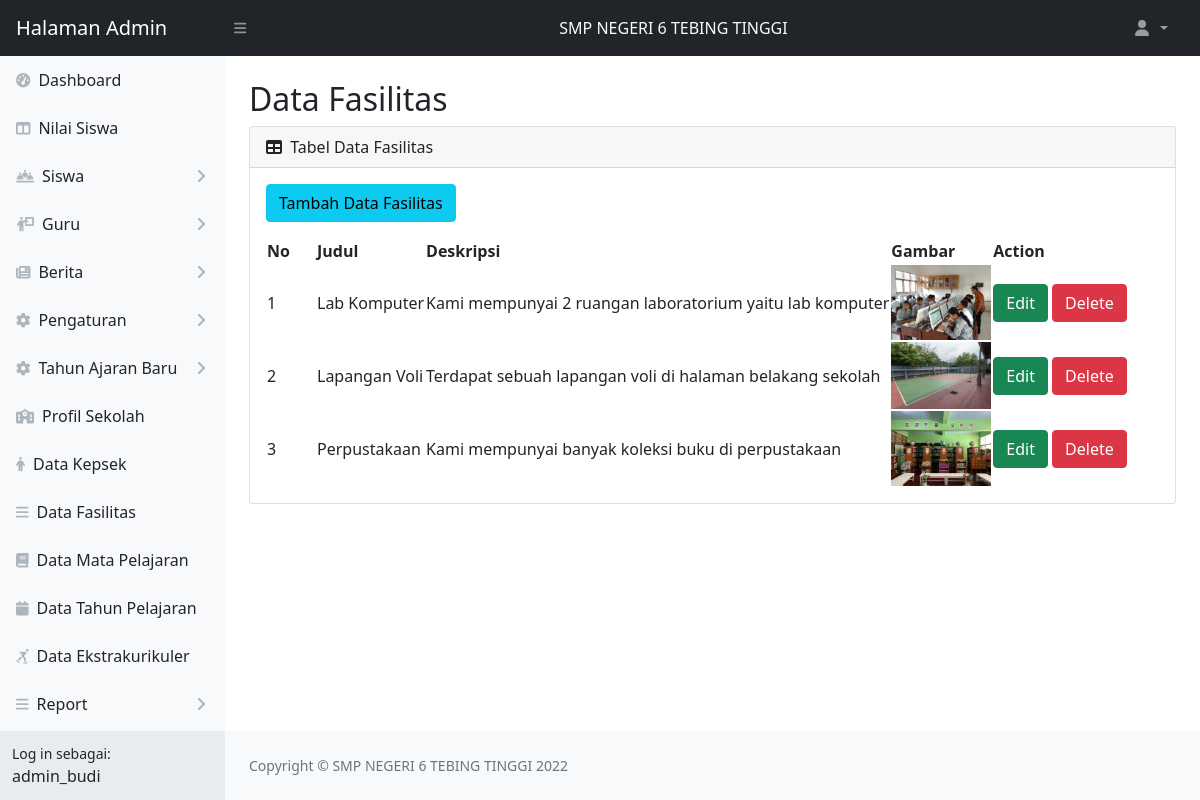
Page /web_app/admin/tabel-fasilitas.php (signed in) on the committed database.
### tables this page shows
CREATE TABLE `akun_admin` (
  `admin_id` int(11) NOT NULL,
  `username` varchar(15) NOT NULL,
  `nama_lengkap` varchar(50) NOT NULL,
  `password` varchar(60) NOT NULL
);

CREATE TABLE `fasilitas` (
  `id` int(11) NOT NULL,
  `judul` text NOT NULL,
  `deskripsi` text NOT NULL,
  `gambar` varchar(25) DEFAULT NULL
);

### web_app/admin/tabel-fasilitas.php (the view, shortened to what this page needs)
<?php
    include 'koneksi.php';
    $admin = "SELECT username, nama_lengkap FROM akun_admin WHERE admin_id = '".$_SESSION['admin_id']."'";
    $data_admin = mysqli_query($koneksi, $admin);
    $get = mysqli_fetch_object($data_admin);
?>
<!DOCTYPE html>
<html lang="en">
    <head>
        <link href="https://cdn.jsdelivr.net/npm/simple-datatables@latest/dist/style.css" rel="stylesheet" />
        <link href="css/styles.css" rel="stylesheet" />
    </head>
    <body class="sb-nav-fixed">
        <?php
            include 'topnavbar.php';
            include 'sidebar.php';
        ?>
        <div id="layoutSidenav_content">
            <main>
                <div class="container-fluid px-4">
                    <h2 class="mt-4">Data Fasilitas</h2>
                    <div class="card mb-4">
                        <div class="card-header">
                            <i class="fas fa-table me-1"></i>
                            Tabel Data Fasilitas
                        </div>
                        <div class="card-body">
                            <a class="btn btn-info mb-3" href="tambah-fasilitas.php">Tambah Data Fasilitas</a>
                            <table id="datatablesSimple">
                                <thead>
                                    <tr>
                                        <th width="50px">No</th>
                                        <th>Judul</th>
                                        <th>Deskripsi</th>
                                        <th>Gambar</th>
                                        <th>Action</th>
                                    </tr>
                                </thead>
                                <tbody>
                                <?php
                                    $no = 1;
                                    $datafasilitas = "SELECT id, judul, deskripsi, gambar FROM fasilitas";
                                    $fasilitas=mysqli_query($koneksi, $datafasilitas);
                                    if(mysqli_num_rows($fasilitas)>0){
                                    while($data = mysqli_fetch_array($fasilitas)){
                                ?>
                                    <tr>
                                        <td><?php echo $no++?></td>
                                        <td><?php echo $data['judul']?></td>
                                        <td><?php echo $data['deskripsi']?></td>
                                        <?php
                                            if (empty($data['gambar'])){
                                        ?>
                                            <td> - </td>
                                        <?php } else{ ?>
                                            <td><img src="gambar/<?php echo $data['gambar']?>" width = 100px></td>
                                        <?php } ?>
                                        <td>
                                            <a class="btn btn-success" href="update-fasilitas.php?idfasilitas=<?php echo $data['id']?>">Edit</a>
                                            <a class="btn btn-danger" href="process.php?deletefasilitas=<?php echo $data['id']?>" onclick="return confirm('Yakin ingin menghapus data?')">Delete</a>
                                        </td>
                                    </tr>
                                <?php }} ?>
                                </tbody>
                            </table>
                        </div>
                    </div>
                </div>
            </main>
            <?php
                include 'footer.php';
            ?>
        </div>
    </div>
</body>
</html>

### web_app/admin/topnavbar.php (shortened to what this page needs)
<nav class="sb-topnav navbar navbar-expand navbar-dark bg-dark">
    <a class="navbar-brand ps-3" href="index.php">Halaman Admin</a>
    <button class="btn btn-link btn-sm order-1 order-lg-0 me-4 me-lg-0" id="sidebarToggle" href="#!"><i class="fas fa-bars"></i></button>
    <text class="text-light d-none d-md-inline-block form-inline ms-auto me-0 me-md-3 my-2 my-md-0"> SMP NEGERI 6 TEBING TINGGI </text>
    <ul class="navbar-nav ms-auto ms-md-0 me-3 me-lg-4">
        <li class="nav-item dropdown">
            <a class="nav-link dropdown-toggle" id="navbarDropdown" href="#" role="button" data-bs-toggle="dropdown" aria-expanded="false">
                <i class="fas fa-user fa-fw"></i>
            </a>
        </li>
    </ul>
</nav>

### web_app/admin/sidebar.php (shortened to what this page needs)
<div id="layoutSidenav">
            <div id="layoutSidenav_nav">
                <nav class="sb-sidenav accordion sb-sidenav-light" id="sidenavAccordion">
                    <div class="sb-sidenav-menu">
                        <div class="nav">
                            <a class="nav-link" href="index.php">
                                <div class="sb-nav-link-icon"><i class="fas fa-tachometer-alt"></i></div>
                                Dashboard
                            </a>
                            <a class="nav-link" href="tabel-nilai.php">
                                <div class="sb-nav-link-icon"><i class="fas fa-columns"></i></div>
                                Nilai Siswa
                            </a>
                                    <a class="nav-link collapsed" href="#" data-bs-toggle="collapse" data-bs-target="#pagesCollapseSiswa" aria-expanded="false" aria-controls="pagesCollapseAuth">
                                        <div class="sb-nav-link-icon"><i class="fas fa-people-line"></i></div>
                                        Siswa
                                        <div class="sb-sidenav-collapse-arrow"><i class="fas fa-angle-down"></i></div>
                                    </a>
                                    <a class="nav-link collapsed" href="#" data-bs-toggle="collapse" data-bs-target="#pagesCollapseGuru" aria-expanded="false" aria-controls="pagesCollapseAuth">
                                        <div class="sb-nav-link-icon"><i class="fas fa-person-chalkboard"></i></div>
                                        Guru
                                        <div class="sb-sidenav-collapse-arrow"><i class="fas fa-angle-down"></i></div>
                                    </a>
                                    <a class="nav-link collapsed" href="#" data-bs-toggle="collapse" data-bs-target="#pagesCollapseBerita" aria-expanded="false" aria-controls="pagesCollapseAuth">
                                        <div class="sb-nav-link-icon"><i class="fas fa-newspaper"></i></div>
                                        Berita
                                        <div class="sb-sidenav-collapse-arrow"><i class="fas fa-angle-down"></i></div>
                                    </a>
                                    <a class="nav-link collapsed" href="#" data-bs-toggle="collapse" data-bs-target="#pagesCollapsePengaturan" aria-expanded="false" aria-controls="pagesCollapseAuth">
                                        <div class="sb-nav-link-icon"><i class="fas fa-gear"></i></div>
                                        Pengaturan
                                        <div class="sb-sidenav-collapse-arrow"><i class="fas fa-angle-down"></i></div>
                                    </a>
                                    <a class="nav-link collapsed" href="#" data-bs-toggle="collapse" data-bs-target="#pagesCollapseTA" aria-expanded="false" aria-controls="pagesCollapseAuth">
                                        <div class="sb-nav-link-icon"><i class="fas fa-gear"></i></div>
                                        Tahun Ajaran Baru
                                        <div class="sb-sidenav-collapse-arrow"><i class="fas fa-angle-down"></i></div>
                                    </a>
                                    <a class="nav-link" href="profil-sekolah.php">
                                        <div class="sb-nav-link-icon"><i class="fas fa-school"></i></div>
                                        Profil Sekolah
                                    </a>
                                    <a class="nav-link" href="tabel-kepsek.php">
                                        <div class="sb-nav-link-icon"><i class="fas fa-person"></i></div>
                                        Data Kepsek
                                    </a>
                                    <a class="nav-link" href="tabel-fasilitas.php">
                                        <div class="sb-nav-link-icon"><i class="fas fa-bars"></i></div>
                                        Data Fasilitas
                                    </a>
                                    <a class="nav-link" href="tabel-matapelajaran.php">
                                        <div class="sb-nav-link-icon"><i class="fas fa-book"></i></div>
                                        Data Mata Pelajaran
                                    </a>
                                    <a class="nav-link" href="tabel-tahunpelajaran.php">
                                        <div class="sb-nav-link-icon"><i class="fas fa-calendar"></i></div>
                                        Data Tahun Pelajaran
                                    </a>
                                    <a class="nav-link" href="tabel-ekstrakurikuler.php">
                                        <div class="sb-nav-link-icon"><i class="fas fa-person-skating"></i></div>
                                        Data Ekstrakurikuler
                                    </a>
                                    <a class="nav-link collapsed" href="#" data-bs-toggle="collapse" data-bs-target="#pagesCollapseReport" aria-expanded="false" aria-controls="pagesCollapseAuth">
                                        <div class="sb-nav-link-icon"><i class="fas fa-bars"></i></div>
                                        Report
                                        <div class="sb-sidenav-collapse-arrow"><i class="fas fa-angle-down"></i></div>
                                    </a>
                                    <a class="nav-link collapsed" href="#" data-bs-toggle="collapse" data-bs-target="#pagesCollapseTrash" aria-expanded="false" aria-controls="pagesCollapseAuth">
                                    </a>
                        </div>
                    </div>
                    <div class="sb-sidenav-footer">
                        <div class="small">Log in sebagai:</div>
                        <?php echo $get->username ?>
                    </div>
                </nav>
            </div>

### web_app/admin/footer.php
<footer class="py-4 bg-light mt-auto">
    <div class="container-fluid px-4">
        <div class="d-flex align-items-center justify-content-between small">
            <div class="text-muted">Copyright &copy; SMP NEGERI 6 TEBING TINGGI 2022</div>
        </div>
    </div>
</footer>

### rows in the picture
akun_admin: username "admin_budi"
fasilitas: judul "Lab Komputer", deskripsi "Kami mempunyai 2 ruangan laboratorium yaitu lab komputer", gambar (picture)
fasilitas: judul "Lapangan Voli", deskripsi "Terdapat sebuah lapangan voli di halaman belakang sekolah", gambar (picture)
fasilitas: judul "Perpustakaan", deskripsi "Kami mempunyai banyak koleksi buku di perpustakaan", gambar (picture)
